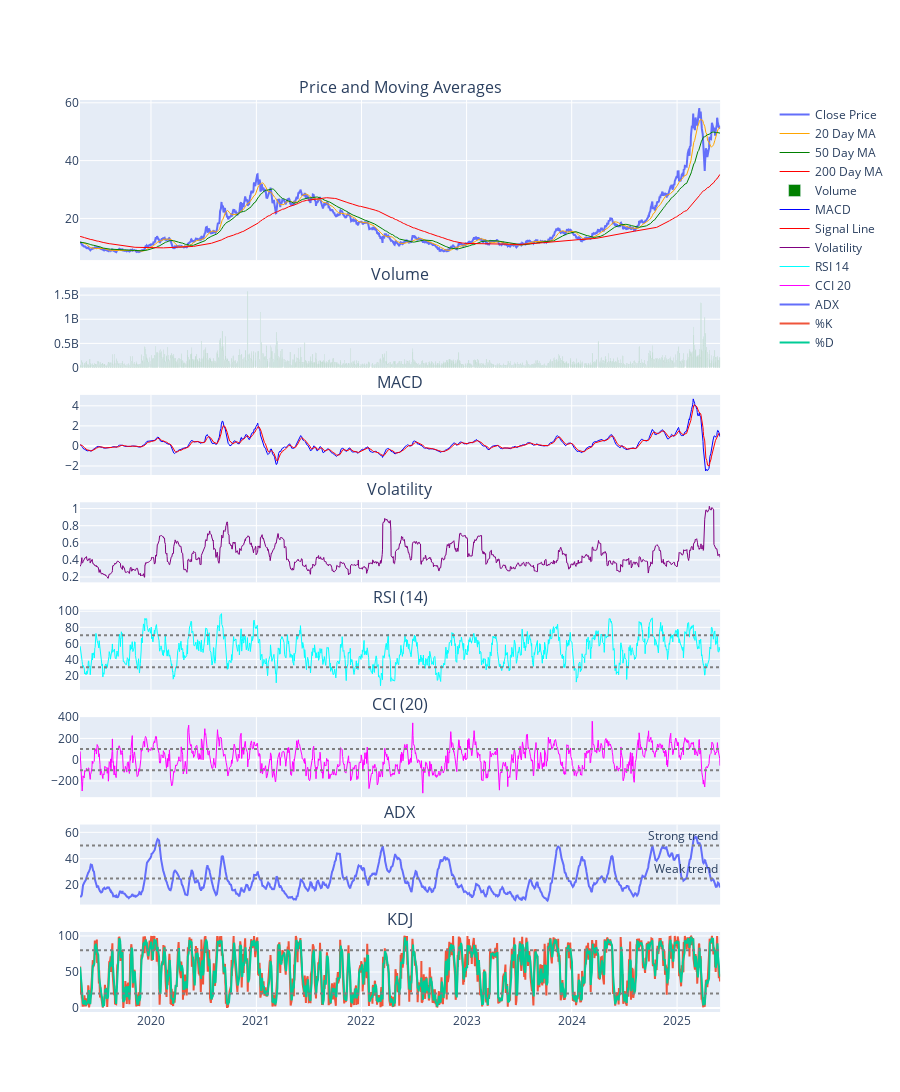

Source (notebook cell):
### Code cell
import yfinance as yf
import numpy as np
import pandas as pd
from src.data_fetch import *
from src.preprocessing import *
from src.statistics import *
from src.visualization import *
from src.advanced_analysis import *
from src.price_forecast import *

if __name__ == "__main__":
    ticker_symbol = "1810.HK"
    stock_id = ticker_symbol.split('.')[0].zfill(5)

    if not os.path.exists(f"./output/{stock_id}"):
        os.makedirs(f"./output/{stock_id}")
        print(f"Folder '{stock_id}' created.")
    else:
        print(f"Folder './output/{stock_id}' already exists.")

    pd.set_option('display.float_format', lambda x: '%.6f' % x)
    pd.set_option('display.max_columns', None)

    df = fetch_stock_data(ticker_symbol, years=10)
    df.columns = df.columns.get_level_values(0)  # Keep only the first level
    print(f"Amount of data captured: {len(df)}")
    # print(df.head())

    df = calculate_technical_indicators(df)
    create_interactive_chart(df, stock_id)

    print("\nKey statistical indicators:")
    statistics = calculate_statistics(df)
    print(statistics.to_string())

    plot_return_distribution(df, stock_id)

    # df.to_csv(f"./output/{stock_id}/time_series_analysis_{datetime.now().strftime('%Y%m%d')}.csv", index=True)
    
    ####################
    # Advance Analysis #
    ####################
    volatility_clustering(df, stock_id)
    run_backtest(df, stock_id)
    anomaly_detection(df, stock_id)
    # Save the updated df
    df.to_csv(f"./output/{stock_id}/enhanced_time_series_analysis_{datetime.now().strftime('%Y%m%d')}.csv", index=True)


    # lstm_price_prediction(df, stock_id)
    # # Obtain the last 60 days of data
    # last_60_days = df[['Close']].iloc[-60:] 
    # predictions = predict_future(stock_id, last_60_days, 30)
    
    # feature_cols = ['Close','High','Low','Open','Volume','RSI_14']
    # model, scaler = lstm_price_prediction_multifeature(df, stock_id, feature_cols, epochs=10, batch_size=32, model_dir=stock_id)
    # last_60 = df[feature_cols].iloc[-60:]
    # preds = predict_future_multifeature(
    #     f"./output/{stock_id}/lstm_model_multifeature.h5",
    #     f"./output/{stock_id}/scaler_multifeature.pkl",
    #     last_60,
    #     feature_cols,
    #     predict_days = 30,
    #     time_step = 60
    # )

### Figure 1 — Plotly figure (JSON) as saved in the notebook; plotly's stock layout.template omitted (floating-point values rounded to 4 significant figures; data arrays with more than 128 entries replaced by an {"elided": "..."} marker saying what was removed)
{"data": [{"name": "Close Price", "type": "scatter", "x": {"elided": "1497 str values"}, "xaxis": "x", "y": {"elided": "1497 float values"}, "yaxis": "y"}, {"line": {"color": "orange", "width": 1}, "name": "20 Day MA", "type": "scatter", "x": {"elided": "1497 str values"}, "xaxis": "x", "y": {"elided": "1497 float values"}, "yaxis": "y"}, {"line": {"color": "green", "width": 1}, "name": "50 Day MA", "type": "scatter", "x": {"elided": "1497 str values"}, "xaxis": "x", "y": {"elided": "1497 float values"}, "yaxis": "y"}, {"line": {"color": "red", "width": 1}, "name": "200 Day MA", "type": "scatter", "x": {"elided": "1497 str values"}, "xaxis": "x", "y": {"elided": "1497 float values"}, "yaxis": "y"}, {"marker": {"color": "green"}, "name": "Volume", "type": "bar", "x": {"elided": "1497 str values"}, "xaxis": "x2", "y": {"elided": "1497 int values"}, "yaxis": "y3"}, {"line": {"color": "blue", "width": 1}, "name": "MACD", "type": "scatter", "x": {"elided": "1497 str values"}, "xaxis": "x3", "y": {"elided": "1497 float values"}, "yaxis": "y5"}, {"line": {"color": "red", "width": 1}, "name": "Signal Line", "type": "scatter", "x": {"elided": "1497 str values"}, "xaxis": "x3", "y": {"elided": "1497 float values"}, "yaxis": "y5"}, {"line": {"color": "purple", "width": 1}, "name": "Volatility", "type": "scatter", "x": {"elided": "1497 str values"}, "xaxis": "x4", "y": {"elided": "1497 float values"}, "yaxis": "y7"}, {"line": {"color": "cyan", "width": 1}, "name": "RSI 14", "type": "scatter", "x": {"elided": "1497 str values"}, "xaxis": "x5", "y": {"elided": "1497 float values"}, "yaxis": "y9"}, {"line": {"color": "magenta", "width": 1}, "name": "CCI 20", "type": "scatter", "x": {"elided": "1497 str values"}, "xaxis": "x6", "y": {"elided": "1497 float values"}, "yaxis": "y11"}, {"name": "ADX", "type": "scatter", "x": {"elided": "1497 str values"}, "xaxis": "x7", "y": {"elided": "1497 float values"}, "yaxis": "y13"}, {"name": "%K", "type": "scatter", "x": {"elided": "1497 str values"}, "xaxis": "x8", "y": {"elided": "1497 float values"}, "yaxis": "y15"}, {"name": "%D", "type": "scatter", "x": {"elided": "1497 str values"}, "xaxis": "x8", "y": {"elided": "1497 float values"}, "yaxis": "y15"}], "layout": {"annotations": [{"font": {"size": 16}, "showarrow": false, "text": "Price and Moving Averages", "x": 0.47, "xanchor": "center", "xref": "paper", "y": 1, "yanchor": "bottom", "yref": "paper"}, {"font": {"size": 16}, "showarrow": false, "text": "Volume", "x": 0.47, "xanchor": "center", "xref": "paper", "y": 0.7944, "yanchor": "bottom", "yref": "paper"}, {"font": {"size": 16}, "showarrow": false, "text": "MACD", "x": 0.47, "xanchor": "center", "xref": "paper", "y": 0.6767, "yanchor": "bottom", "yref": "paper"}, {"font": {"size": 16}, "showarrow": false, "text": "Volatility", "x": 0.47, "xanchor": "center", "xref": "paper", "y": 0.5589, "yanchor": "bottom", "yref": "paper"}, {"font": {"size": 16}, "showarrow": false, "text": "RSI (14)", "x": 0.47, "xanchor": "center", "xref": "paper", "y": 0.4411, "yanchor": "bottom", "yref": "paper"}, {"font": {"size": 16}, "showarrow": false, "text": "CCI (20)", "x": 0.47, "xanchor": "center", "xref": "paper", "y": 0.3233, "yanchor": "bottom", "yref": "paper"}, {"font": {"size": 16}, "showarrow": false, "text": "ADX", "x": 0.47, "xanchor": "center", "xref": "paper", "y": 0.2056, "yanchor": "bottom", "yref": "paper"}, {"font": {"size": 16}, "showarrow": false, "text": "KDJ", "x": 0.47, "xanchor": "center", "xref": "paper", "y": 0.08778, "yanchor": "bottom", "yref": "paper"}, {"showarrow": false, "text": "Weak trend", "x": 1, "xanchor": "right", "xref": "x7 domain", "y": 25, "yanchor": "bottom", "yref": "y13"}, {"showarrow": false, "text": "Strong trend", "x": 1, "xanchor": "right", "xref": "x7 domain", "y": 50, "yanchor": "bottom", "yref": "y13"}], "height": 2000, "shapes": [{"line": {"color": "gray", "dash": "dot"}, "type": "line", "x0": 0, "x1": 1, "xref": "x5 domain", "y0": 30, "y1": 30, "yref": "y9"}, {"line": {"color": "gray", "dash": "dot"}, "type": "line", "x0": 0, "x1": 1, "xref": "x5 domain", "y0": 70, "y1": 70, "yref": "y9"}, {"line": {"color": "gray", "dash": "dot"}, "type": "line", "x0": 0, "x1": 1, "xref": "x6 domain", "y0": 100, "y1": 100, "yref": "y11"}, {"line": {"color": "gray", "dash": "dot"}, "type": "line", "x0": 0, "x1": 1, "xref": "x6 domain", "y0": -100, "y1": -100, "yref": "y11"}, {"line": {"color": "gray", "dash": "dot"}, "type": "line", "x0": 0, "x1": 1, "xref": "x7 domain", "y0": 25, "y1": 25, "yref": "y13"}, {"line": {"color": "gray", "dash": "dot"}, "type": "line", "x0": 0, "x1": 1, "xref": "x7 domain", "y0": 50, "y1": 50, "yref": "y13"}, {"line": {"color": "gray", "dash": "dot"}, "type": "line", "x0": 0, "x1": 1, "xref": "x8 domain", "y0": 20, "y1": 20, "yref": "y15"}, {"line": {"color": "gray", "dash": "dot"}, "type": "line", "x0": 0, "x1": 1, "xref": "x8 domain", "y0": 80, "y1": 80, "yref": "y15"}], "xaxis": {"anchor": "y", "domain": [0, 0.94], "matches": "x8", "showticklabels": false}, "xaxis2": {"anchor": "y3", "domain": [0, 0.94], "matches": "x8", "showticklabels": false}, "xaxis3": {"anchor": "y5", "domain": [0, 0.94], "matches": "x8", "showticklabels": false}, "xaxis4": {"anchor": "y7", "domain": [0, 0.94], "matches": "x8", "showticklabels": false}, "xaxis5": {"anchor": "y9", "domain": [0, 0.94], "matches": "x8", "showticklabels": false}, "xaxis6": {"anchor": "y11", "domain": [0, 0.94], "matches": "x8", "showticklabels": false}, "xaxis7": {"anchor": "y13", "domain": [0, 0.94], "matches": "x8", "showticklabels": false}, "xaxis8": {"anchor": "y15", "domain": [0, 0.94]}, "yaxis": {"anchor": "x", "domain": [0.8244, 1]}, "yaxis10": {"anchor": "x5", "overlaying": "y9", "side": "right"}, "yaxis11": {"anchor": "x6", "domain": [0.2356, 0.3233]}, "yaxis12": {"anchor": "x6", "overlaying": "y11", "side": "right"}, "yaxis13": {"anchor": "x7", "domain": [0.1178, 0.2056]}, "yaxis14": {"anchor": "x7", "overlaying": "y13", "side": "right"}, "yaxis15": {"anchor": "x8", "domain": [0, 0.08778]}, "yaxis16": {"anchor": "x8", "overlaying": "y15", "side": "right"}, "yaxis2": {"anchor": "x", "overlaying": "y", "side": "right"}, "yaxis3": {"anchor": "x2", "domain": [0.7067, 0.7944]}, "yaxis4": {"anchor": "x2", "overlaying": "y3", "side": "right"}, "yaxis5": {"anchor": "x3", "domain": [0.5889, 0.6767]}, "yaxis6": {"anchor": "x3", "overlaying": "y5", "side": "right"}, "yaxis7": {"anchor": "x4", "domain": [0.4711, 0.5589]}, "yaxis8": {"anchor": "x4", "overlaying": "y7", "side": "right"}, "yaxis9": {"anchor": "x5", "domain": [0.3533, 0.4411]}}}
